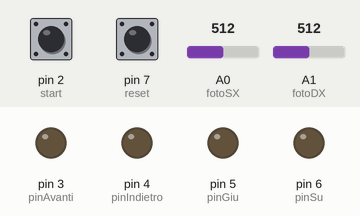
Bench run of a sketch on a simulated Arduino Uno, built with avr-gcc and run on an emulated ATmega328P. Parts: output pins drawn as LEDs (lit = HIGH). Inputs (shaded band) come from the test bench; at power-on: pin 2 (start) LOW, A0 (fotoSX) = 512, A1 (fotoDX) = 512, pin 7 (reset) LOW. What the sketch prints to the serial monitor is not drawn.

Above: at 1.2 s.
1.3 s: pin 2 (start) pulled HIGH for 0.15 s
2.9 s: A0 (fotoSX) set to 484
At 3.9 s:
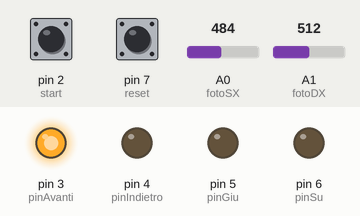
4.4 s: A1 (fotoDX) set to 488
At 5.4 s:
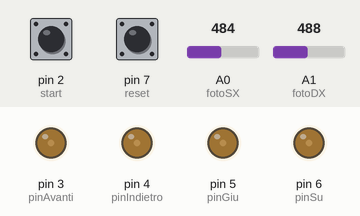
5.9 s: pin 7 (reset) pulled HIGH for 0.15 s
At 6.09 s:
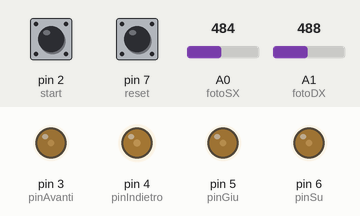
7.5 s: pin 2 (start) pulled HIGH for 1 s
At 8.3 s:
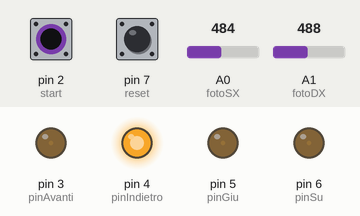
10.0 s: A1 (fotoDX) set to 510
At 10.8 s:
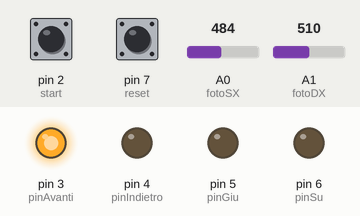
Timing chart, 0 to 12.5 s (numbered marks = the images above; inputs shaded):
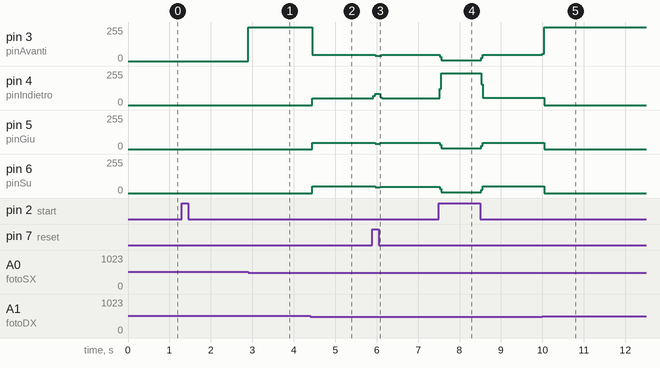

The sketch:

varifica_nastro.ino
```cpp
int pinAvanti = 3;
int pinIndietro = 4;
int pinSu = 6;
int pinGiu = 5;

int fotoSX = A0;
int fotoDX = A1;
int corsaBasso = A2;
int corsaAlto = A3;

int start = 2;
int reset = 7;

bool acceso = false;
bool giu = false;
bool su = false;
bool indietro = false;

void setup() {
  pinMode(pinAvanti, OUTPUT);
  pinMode(pinIndietro, OUTPUT);
  pinMode(pinSu, OUTPUT);
  pinMode(pinGiu, OUTPUT);
  pinMode(fotoSX, INPUT);
  pinMode(fotoDX, INPUT);
  pinMode(corsaBasso, INPUT);
  pinMode(corsaAlto, INPUT);
  pinMode(start, INPUT);
  Serial.begin(9600);
}

void loop() {
  if(digitalRead(start) == HIGH){
    Serial.print("partito");
    acceso = true;  //accendo
  }

  if(acceso){
    if(analogRead(fotoSX) <500){  //AVANTI
      digitalWrite(pinIndietro,LOW);
      digitalWrite(pinAvanti,HIGH);
    }

    if(analogRead(fotoDX) <500 && !giu){  //GIU'
      giu = true;
      digitalWrite(pinAvanti,LOW);
      digitalWrite(pinSu, LOW);
      digitalWrite(pinGiu,HIGH);
    }

    if(analogRead(corsaBasso<500) && giu){  //A FINE CORSA VA SU
      giu = false;
      digitalWrite(pinGiu, LOW);
      digitalWrite(pinSu,HIGH);
      su = true;
    }

    if(analogRead(corsaAlto<500) && su){  //A FINE CORSE TORNA INDIETRO
      su = false;
      digitalWrite(pinGiu, LOW);
      digitalWrite(pinSu,LOW);
      indietro = true;
    }

    if(analogRead(fotoDX<500) && indietro){
      digitalWrite(pinAvanti,LOW);
      digitalWrite(pinIndietro,HIGH);
      indietro = false;
    }
    if(digitalRead(reset) == HIGH){
      if(pinSu == HIGH) pinSu = LOW;
      if(pinGiu == HIGH) pinGiu = LOW;
      bool s = false;
      while(analogRead(fotoSX) > 800 && !s){
        if(analogRead(fotoSX)<500){
          pinAvanti = LOW;
          pinIndietro = HIGH;
          s = true;
        }
      }
    }
  }

}
```

Measured:
- the behaviour switches between 500 and 499 on A0 (fotoSX) (found by bisection; images 0 and 1)
- the behaviour switches between 500 and 499 on A1 (fotoDX) (found by bisection; images 1 and 2)
- after the input at 1.3 s, every drawn part: stays the same
- after the input at 2.9 s, pin 3 (pinAvanti): 0/255 → 255/255 at once
- after the input at 4.4 s, pin 3 (pinAvanti): 255/255 → 48/255 at once; pin 4 (pinIndietro): 0/255 → 52/255 at once; pin 5 (pinGiu): 0/255 → 48/255 at once; pin 6 (pinSu): 0/255 → 50/255 at once
- after the input at 5.9 s, pin 3 (pinAvanti): 48/255 → 41/255 after 0.06 s, → 48/255 0.16 s later; pin 4 (pinIndietro): 52/255 → 83/255 at once, → 52/255 0.16 s later; pin 5 (pinGiu): 48/255 → 41/255 after 0.06 s, → 47/255 0.12 s later; pin 6 (pinSu): 50/255 → 42/255 after 0.06 s, → 48/255 0.12 s later
- after the input at 7.5 s, pin 3 (pinAvanti): 48/255 → 4/255 at once, → 48/255 1.0 s later; pin 4 (pinIndietro): 52/255 → 240/255 at once, → 53/255 1.0 s later; pin 5 (pinGiu): 47/255 → 4/255 at once, → 48/255 1.0 s later; pin 6 (pinSu): 48/255 → 4/255 at once, → 50/255 1.0 s later
- after the input at 10.0 s, pin 3 (pinAvanti): 48/255 → 255/255 at once; pin 4 (pinIndietro): 53/255 → 0/255 at once; pin 5 (pinGiu): 48/255 → 0/255 at once; pin 6 (pinSu): 50/255 → 0/255 at once
